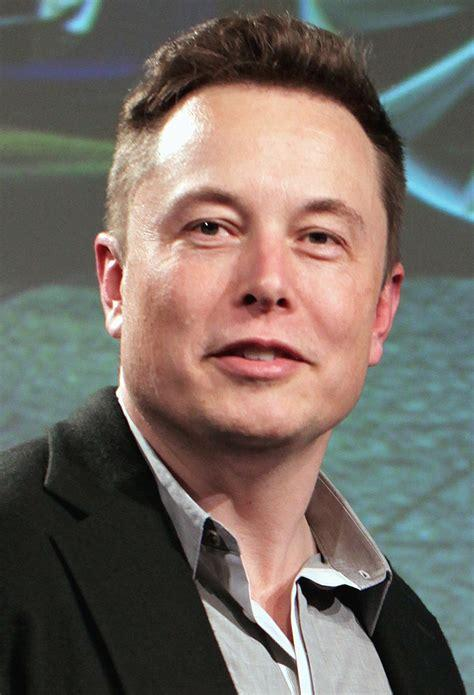
#> input picture musk0.jpg, 474 x 695 px, found by its file name
$ python code.py musk0.jpg   (older library calls are emulated)
#> lines starting #> are read from the running program, lines starting #| are printed output that depends on the picture
# [56 lines of commented-out code are left out]


import numpy as np
import cv2 as cv
import matplotlib.pyplot as plt
img1 = cv.imread('musk/musk0.jpg',cv.IMREAD_GRAYSCALE)          # queryImage
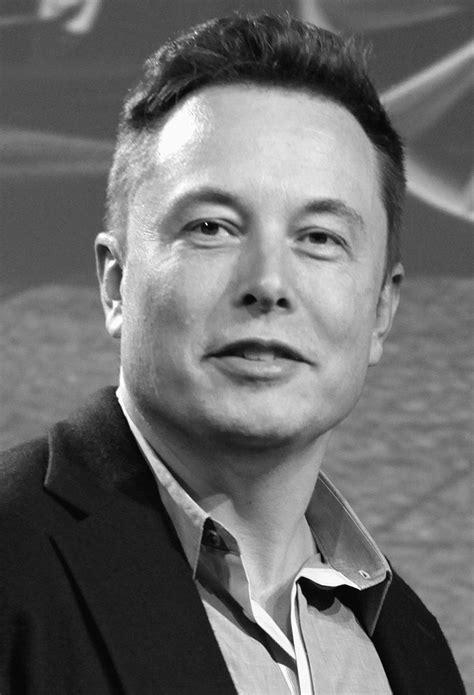
#> img1: shape (695, 474); min 0, max 255, mean 108.4
img2 = cv.imread('musk/musk1.jpg',cv.IMREAD_GRAYSCALE) # trainImage
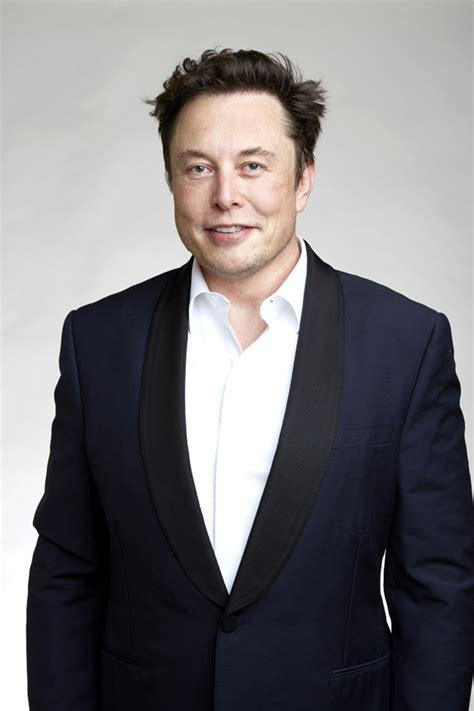
#> input picture musk1.jpg, 474 x 711 px, found by its file name
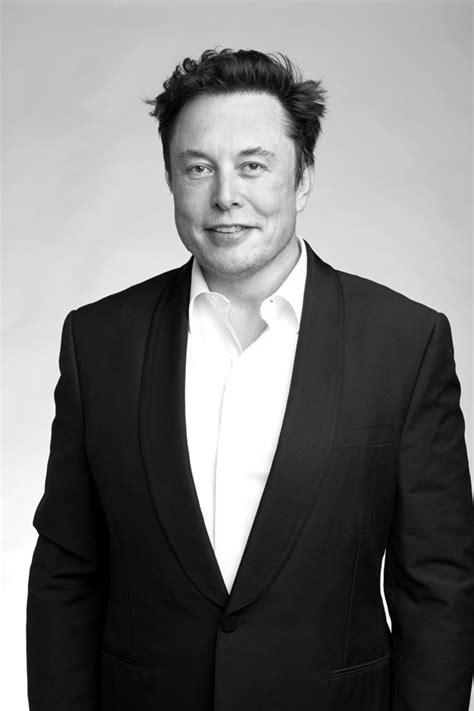
#> img2: shape (711, 474); min 0, max 255, mean 119.7
# Initiate ORB detector
orb = cv.ORB_create()
# find the keypoints and descriptors with ORB
kp1, des1 = orb.detectAndCompute(img1,None)
#> kp1 = 500 keypoints; strongest (x, y, size): (296, 582, 31), (297, 581, 53.6), (301, 581, 64.3), (296, 581, 37.2)
kp2, des2 = orb.detectAndCompute(img2,None)
#> kp2 = 500 keypoints; strongest (x, y, size): (226, 580, 111.1), (229, 592, 31), (228, 590, 37.2), (190, 253, 31)
# create BFMatcher object
bf = cv.BFMatcher(cv.NORM_HAMMING, crossCheck=True)
# Match descriptors.
matches = bf.match(des1,des2)
#> matches = 135 matches
# Sort them in the order of their distance.
matches = sorted(matches, key = lambda x:x.distance)
# Draw first 10 matches.
img3 = cv.drawMatches(img1,kp1,img2,kp2,matches[:10],None,flags=cv.DrawMatchesFlags_NOT_DRAW_SINGLE_POINTS)
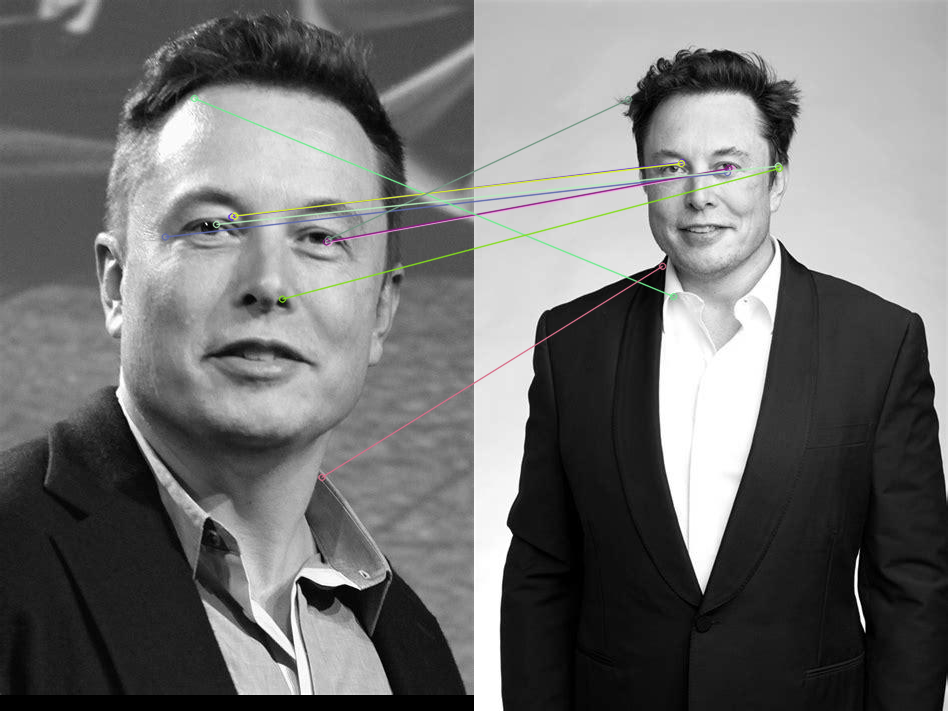
#> img3: shape (711, 948, 3); mean of channels 0, 1, 2 112.6, 112.9, 112.8; drawn as B, G, R
plt.imshow(img3),plt.show()
